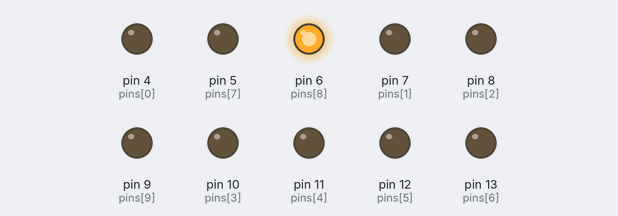
A sketch run on a simulated Arduino Uno, built with avr-gcc and run on an emulated ATmega328P. Parts: output pins drawn as LEDs (lit = HIGH).

Above: at 0.5 s.
At 2.5 s:
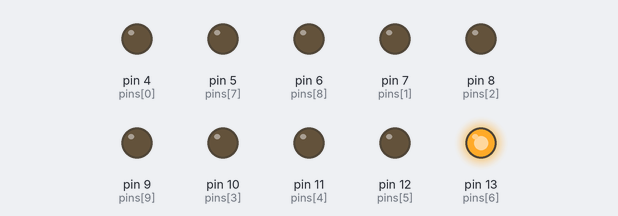
At 4.5 s:
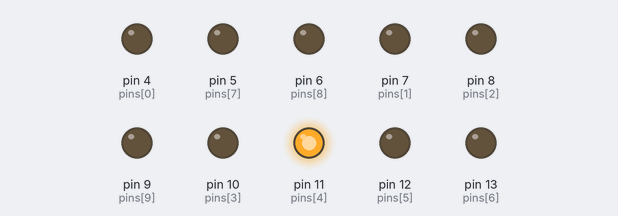
At 9.0 s:
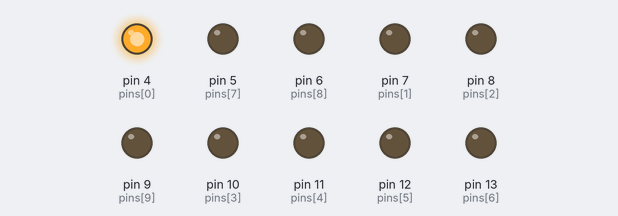
At 14.5 s:
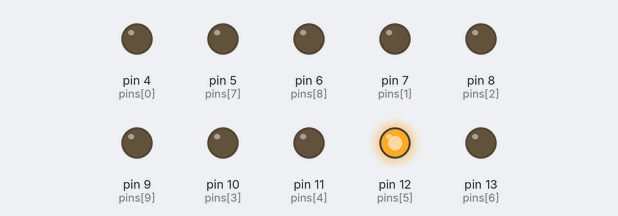
At 18.5 s:
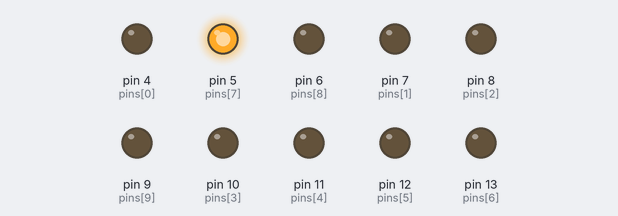
Timing chart, 0 to 19.6 s (numbered marks = the images above):
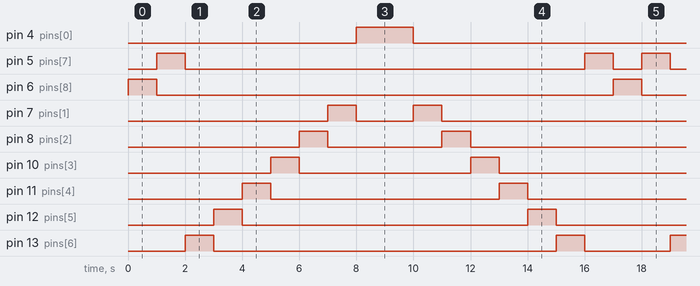

Measured:
- by itself, pin 4 (pins[0]): alternates HIGH for 2.0 s and LOW for 15.0 s
- by itself, pin 5 (pins[7]): repeats every 17.0 s: LOW 14.0 s, HIGH 1.0 s, LOW 1.0 s, HIGH 1.0 s
- by itself, pin 6 (pins[8]): alternates HIGH for 1.0 s and LOW for 16.0 s
- by itself, pin 7 (pins[1]): LOW → HIGH at 7.0 s, → LOW 1.0 s later, → HIGH 2.0 s later, → LOW 1.0 s later, … (8 changes in this stretch)
- by itself, pin 8 (pins[2]): LOW → HIGH at 6.0 s, → LOW 1.0 s later, → HIGH 4.0 s later, → LOW 1.0 s later, … (8 changes in this stretch)
- by itself, pin 10 (pins[3]): LOW → HIGH at 5.0 s, → LOW 1.0 s later, → HIGH 6.0 s later, → LOW 1.0 s later, … (9 changes in this stretch)
- by itself, pin 11 (pins[4]): alternates HIGH for 1.0 s and LOW for 7.5 s
- by itself, pin 12 (pins[5]): repeats every 17.0 s: LOW 10.0 s, HIGH 1.0 s, LOW 5.0 s, HIGH 1.0 s

The sketch:

lights_up_and_down.ino
```cpp
/**
 * Lights Up and Down
 *
 * This is a simple script which loops through the lights applying voltage.
 * The loop is a wave, it is executed in forward then reverse order.
 *
 * Author: Jesse Wood 2020
 */

// The number of LED pins on the board
#define SIZE 10

// Target pins for LED lights in their board order from left to right
int pins[SIZE] = {4,7,8,10,11,12,13,5,6,9};

// Delay time in milliseconds between each light flash
int timer = 1000;

/**
 * The setup function is called once BEFORE the loop.
 * This function puts our LEDS in light mode.
 */
void setup()
{
  for (int i=0; i<SIZE; i++)
  {
    pinMode(pins[i], OUTPUT);
  }
}

/**
 * This function is called each tick and loops forever.
 * It loops through turning each light on briefly, then in reverse.
 */
void loop()
{
  reverse();
  forward();
}

/**
 * Turns each light in our pins array on for `timer` seconds.
 */
void forward()
{
  for (int i=0; i<SIZE-2; i++)
  {
    digitalWrite(pins[i], HIGH);
    delay(timer);
    digitalWrite(pins[i], LOW);
  }
}

/**
 * Same as above, but in in reverse order.
 */
void reverse()
{
  for (int i=SIZE-2; i>=0; i--)
  {
    digitalWrite(pins[i], HIGH);
    delay(timer);
    digitalWrite(pins[i], LOW);
  }
}
```
